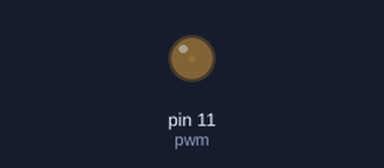
This sketch was run on a simulated Arduino Uno, built with avr-gcc and run on an emulated ATmega328P. Parts: output pins drawn as LEDs (lit = HIGH).

Above: at 0.05 s.
At 1.15 s:
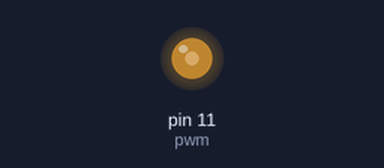
At 2.3 s:
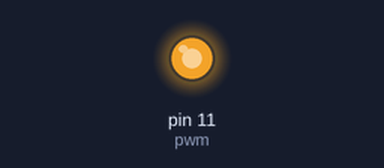
At 4.6 s:
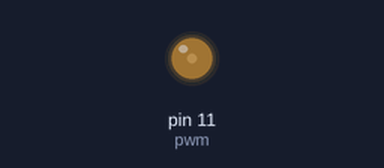
Timing chart, 0 to 6.7 s (numbered marks = the images above):
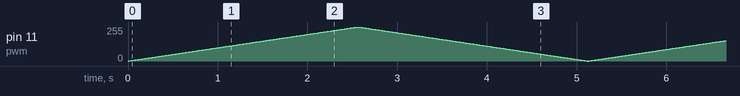

The sketch:

led12.ino
```cpp
/*This code generates a PWM (Pulse Width Modulation) signal on pin 11 of the Arduino,
causing an LED or other connected device to gradually brighten and then dim in a smooth, fading manner.*/

int pwm = 11;

void setup() {
  pinMode(pwm, OUTPUT);
}

void loop() {
  // Increasing the intensity
  for (int i = 0; i <= 255; i++) {
    analogWrite(pwm, i);
    delay(10);  // Adjust delay as needed for smooth transition
  }

  // Decreasing the intensity
  for (int i = 255; i >= 0; i--) {
    analogWrite(pwm, i);
    delay(10);  // Adjust delay as needed for smooth transition
  }
}
```
